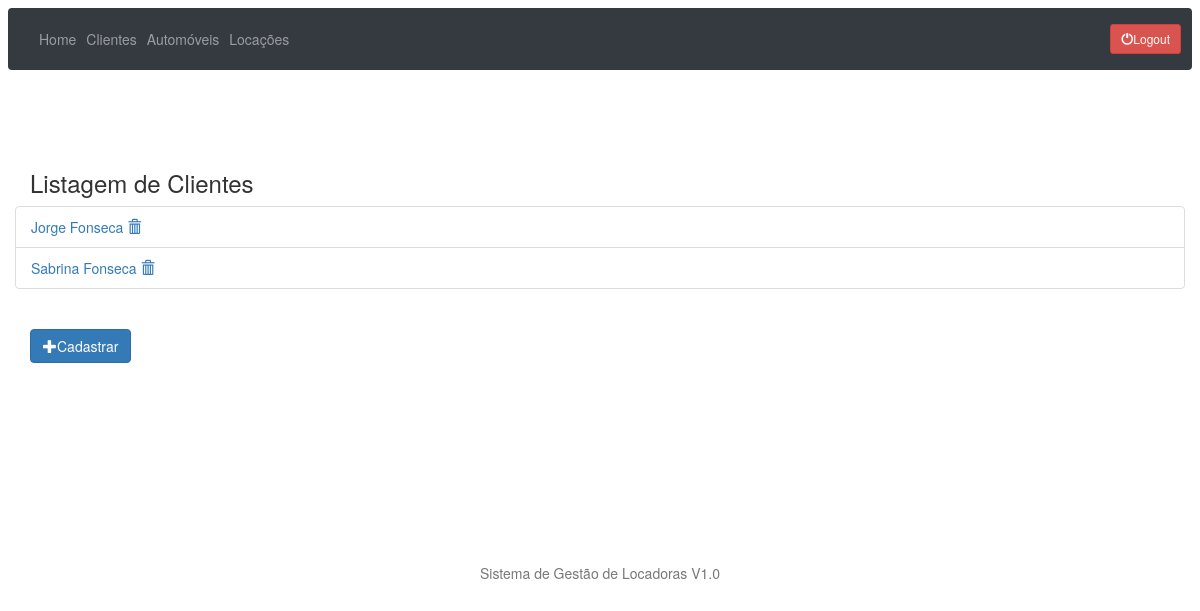
The app's page /clientes/list/ (signed in), older data.
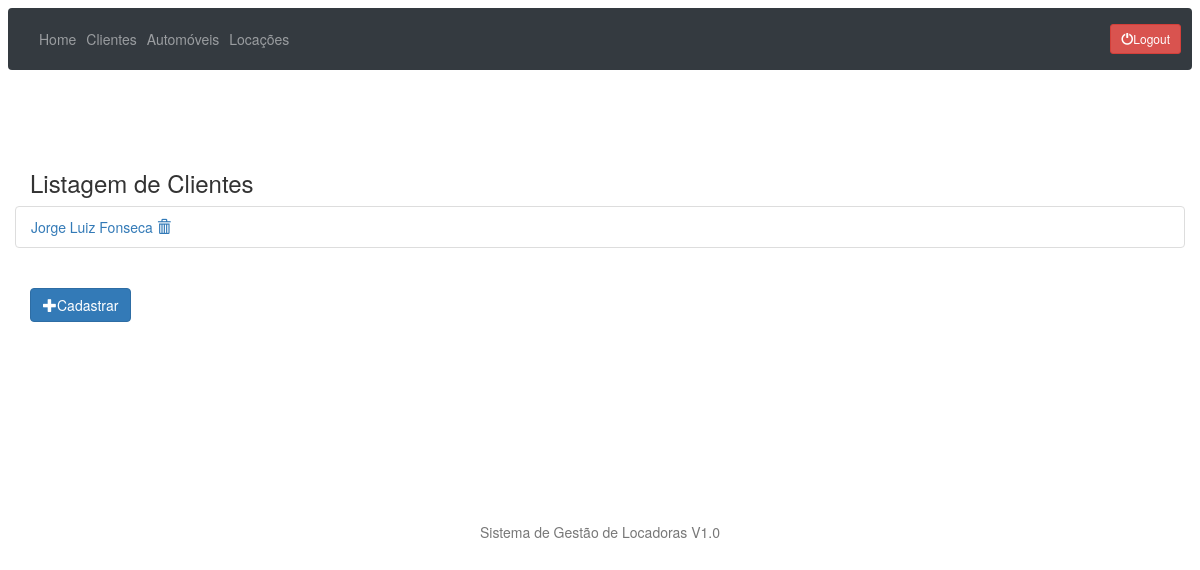
The same page, newer data.
### clientes/models.py (models this page shows, shortened)
class Cliente(models.Model):
    nome = models.CharField(max_length=30)
    sobrenome = models.CharField(max_length=30)
    idade = models.IntegerField(null=True, blank=True)
    foto = models.ImageField(upload_to='clientes_fotos', null=True, blank=True)

### clientes/views.py (the view)
# urls.py: path('list/', clientes_list, name='cliente_list'),
@login_required()
def clientes_list(request):
    clientes = Cliente.objects.order_by('nome')
    return render(request, 'cliente.html', {'clientes': clientes})

### clientes/templates/cliente.html (shortened to what this page needs)
{% extends 'base.html' %}
{% block main %}
    <h3>Listagem de Clientes</h3>
    <div class="row">
        <ul class="list-group">
            {% for cliente in clientes %}
                <li class="list-group-item">
                    <a href="{% url 'cliente_update' cliente.id %}"> {{ cliente.nome }} {{ cliente.sobrenome }}</a>
                    <a href="{% url 'cliente_delete' cliente.id %}" title="Excluir">
                        <span class="glyphicon glyphicon-trash"></span>
                    </a>
                </li>
            {% endfor %}
        </ul>
    </div>
    <div class="row1">
        <a type="button" class="btn btn-primary" href="{% url 'cliente_new' %}"> <span
                class="glyphicon glyphicon-plus"></span>Cadastrar</a>
    </div>
{% endblock %}

Row changes from the older to the newer data that the page shows:
removed Cliente: nome "Sabrina", sobrenome "Fonseca"
changed Cliente "Fonseca": nome "Jorge" → "Jorge Luiz"
